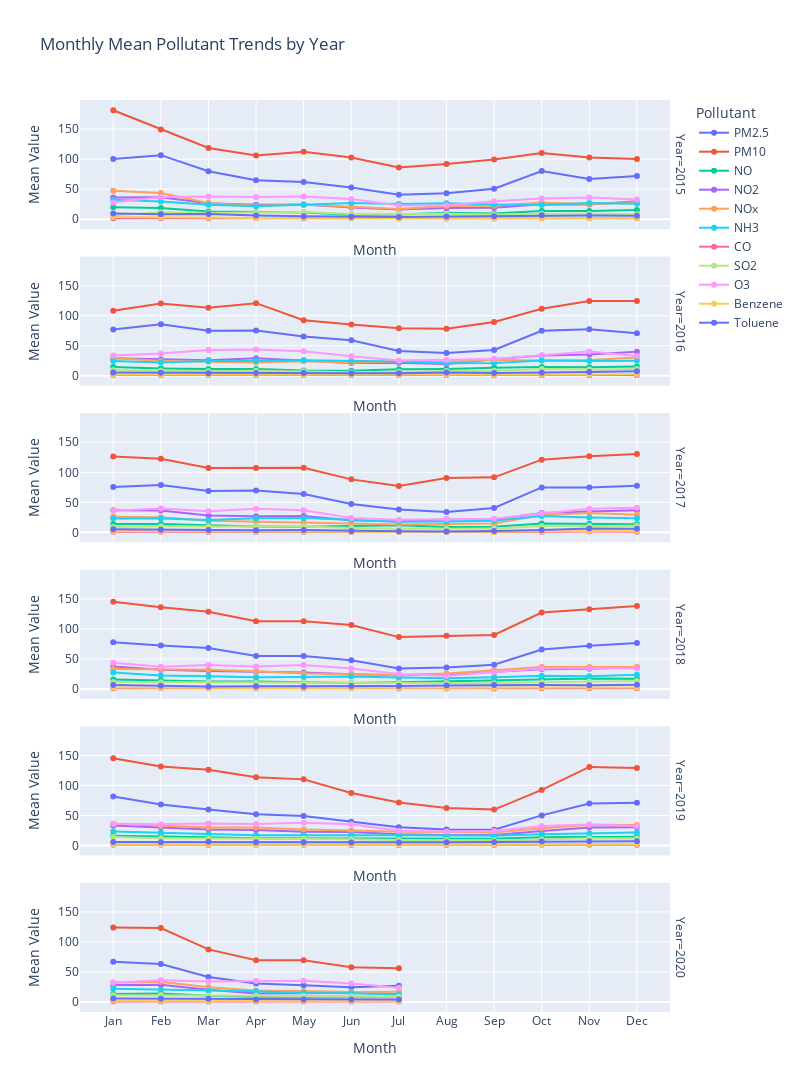

The notebook cell this image was saved under:
### Code cell
city_day["Year"] = city_day["Date"].dt.year
city_day["Month_Num"] = city_day["Date"].dt.month
city_day["Month_Name"] = city_day["Date"].dt.strftime("%b")

monthly_data = (
    city_day.groupby(["Year", "Month_Num", "Month_Name"])[pollutant_columns_without_xyl]
    .mean(numeric_only=True)
    .reset_index()
)

monthly_long = monthly_data.melt(
    id_vars=["Year", "Month_Num", "Month_Name"],
    value_vars=pollutant_columns_without_xyl,
    var_name="Pollutant",
    value_name="Mean_Value",
)


fig = px.line(
    monthly_long,
    x="Month_Name",
    y="Mean_Value",
    color="Pollutant",
    markers=True,
    facet_row="Year",
    category_orders={
        "Month_Name": [
            "Jan",
            "Feb",
            "Mar",
            "Apr",
            "May",
            "Jun",
            "Jul",
            "Aug",
            "Sep",
            "Oct",
            "Nov",
            "Dec",
        ]
    },
    title="Monthly Mean Pollutant Trends by Year",
)


fig.update_layout(
    height=300 * monthly_long["Year"].nunique(),
    width=800,
    legend_title_text="Pollutant",
)
fig.for_each_yaxis(lambda yaxis: yaxis.update(title="Mean Value"))
fig.for_each_xaxis(lambda xaxis: xaxis.update(title="Month"))

fig.show()

### Figure 1 — Plotly figure (JSON) as saved in the notebook; plotly's stock layout.template omitted (floating-point values rounded to 4 significant figures)
{"data": [{"hovertemplate": "Pollutant=PM2.5<br>Year=2015<br>Month_Name=%{x}<br>Mean_Value=%{y}<extra></extra>", "legendgroup": "PM2.5", "line": {"color": "#636efa", "dash": "solid"}, "marker": {"symbol": "circle"}, "mode": "lines+markers", "name": "PM2.5", "orientation": "v", "showlegend": true, "type": "scatter", "x": ["Jan", "Feb", "Mar", "Apr", "May", "Jun", "Jul", "Aug", "Sep", "Oct", "Nov", "Dec"], "xaxis": "x6", "y": [100.3, 106.7, 79.86, 64.95, 61.99, 52.79, 40.91, 43.36, 50.88, 80.26, 67.12, 71.93], "yaxis": "y6"}, {"hovertemplate": "Pollutant=PM2.5<br>Year=2016<br>Month_Name=%{x}<br>Mean_Value=%{y}<extra></extra>", "legendgroup": "PM2.5", "line": {"color": "#636efa", "dash": "solid"}, "marker": {"symbol": "circle"}, "mode": "lines+markers", "name": "PM2.5", "orientation": "v", "showlegend": false, "type": "scatter", "x": ["Jan", "Feb", "Mar", "Apr", "May", "Jun", "Jul", "Aug", "Sep", "Oct", "Nov", "Dec"], "xaxis": "x5", "y": [77.19, 85.94, 75.04, 75.26, 65.32, 59.09, 41.27, 37.77, 43.02, 75.09, 77.49, 70.87], "yaxis": "y5"}, {"hovertemplate": "Pollutant=PM2.5<br>Year=2017<br>Month_Name=%{x}<br>Mean_Value=%{y}<extra></extra>", "legendgroup": "PM2.5", "line": {"color": "#636efa", "dash": "solid"}, "marker": {"symbol": "circle"}, "mode": "lines+markers", "name": "PM2.5", "orientation": "v", "showlegend": false, "type": "scatter", "x": ["Jan", "Feb", "Mar", "Apr", "May", "Jun", "Jul", "Aug", "Sep", "Oct", "Nov", "Dec"], "xaxis": "x4", "y": [75.66, 78.83, 68.69, 69.8, 63.81, 47.18, 38.14, 33.95, 40.62, 74.86, 74.54, 77.56], "yaxis": "y4"}, {"hovertemplate": "Pollutant=PM2.5<br>Year=2018<br>Month_Name=%{x}<br>Mean_Value=%{y}<extra></extra>", "legendgroup": "PM2.5", "line": {"color": "#636efa", "dash": "solid"}, "marker": {"symbol": "circle"}, "mode": "lines+markers", "name": "PM2.5", "orientation": "v", "showlegend": false, "type": "scatter", "x": ["Jan", "Feb", "Mar", "Apr", "May", "Jun", "Jul", "Aug", "Sep", "Oct", "Nov", "Dec"], "xaxis": "x3", "y": [77.85, 72.26, 68.23, 54.8, 54.83, 47.58, 33.84, 35.59, 40.28, 65.64, 71.75, 76.62], "yaxis": "y3"}, {"hovertemplate": "Pollutant=PM2.5<br>Year=2019<br>Month_Name=%{x}<br>Mean_Value=%{y}<extra></extra>", "legendgroup": "PM2.5", "line": {"color": "#636efa", "dash": "solid"}, "marker": {"symbol": "circle"}, "mode": "lines+markers", "name": "PM2.5", "orientation": "v", "showlegend": false, "type": "scatter", "x": ["Jan", "Feb", "Mar", "Apr", "May", "Jun", "Jul", "Aug", "Sep", "Oct", "Nov", "Dec"], "xaxis": "x2", "y": [81.68, 68.16, 59.89, 51.83, 49.22, 39.42, 30.39, 26.48, 26.23, 50.09, 69.84, 71.04], "yaxis": "y2"}, {"hovertemplate": "Pollutant=PM2.5<br>Year=2020<br>Month_Name=%{x}<br>Mean_Value=%{y}<extra></extra>", "legendgroup": "PM2.5", "line": {"color": "#636efa", "dash": "solid"}, "marker": {"symbol": "circle"}, "mode": "lines+markers", "name": "PM2.5", "orientation": "v", "showlegend": false, "type": "scatter", "x": ["Jan", "Feb", "Mar", "Apr", "May", "Jun", "Jul"], "xaxis": "x", "y": [67.27, 63.42, 41.63, 31.0, 27.88, 24.53, 26.97], "yaxis": "y"}, {"hovertemplate": "Pollutant=PM10<br>Year=2015<br>Month_Name=%{x}<br>Mean_Value=%{y}<extra></extra>", "legendgroup": "PM10", "line": {"color": "#EF553B", "dash": "solid"}, "marker": {"symbol": "circle"}, "mode": "lines+markers", "name": "PM10", "orientation": "v", "showlegend": true, "type": "scatter", "x": ["Jan", "Feb", "Mar", "Apr", "May", "Jun", "Jul", "Aug", "Sep", "Oct", "Nov", "Dec"], "xaxis": "x6", "y": [181.5, 149.4, 118.5, 106.0, 112.2, 103.0, 86.01, 92.12, 99.45, 110.4, 102.7, 100.3], "yaxis": "y6"}, {"hovertemplate": "Pollutant=PM10<br>Year=2016<br>Month_Name=%{x}<br>Mean_Value=%{y}<extra></extra>", "legendgroup": "PM10", "line": {"color": "#EF553B", "dash": "solid"}, "marker": {"symbol": "circle"}, "mode": "lines+markers", "name": "PM10", "orientation": "v", "showlegend": false, "type": "scatter", "x": ["Jan", "Feb", "Mar", "Apr", "May", "Jun", "Jul", "Aug", "Sep", "Oct", "Nov", "Dec"], "xaxis": "x5", "y": [108.3, 120.4, 113.4, 120.9, 92.4, 85.23, 79.32, 78.28, 89.73, 111.7, 124.3, 124.4], "yaxis": "y5"}, {"hovertemplate": "Pollutant=PM10<br>Year=2017<br>Month_Name=%{x}<br>Mean_Value=%{y}<extra></extra>", "legendgroup": "PM10", "line": {"color": "#EF553B", "dash": "solid"}, "marker": {"symbol": "circle"}, "mode": "lines+markers", "name": "PM10", "orientation": "v", "showlegend": false, "type": "scatter", "x": ["Jan", "Feb", "Mar", "Apr", "May", "Jun", "Jul", "Aug", "Sep", "Oct", "Nov", "Dec"], "xaxis": "x4", "y": [126.4, 122.4, 107.1, 107.1, 107.4, 88.23, 77.05, 90.66, 91.62, 121.1, 126.7, 130.6], "yaxis": "y4"}, {"hovertemplate": "Pollutant=PM10<br>Year=2018<br>Month_Name=%{x}<br>Mean_Value=%{y}<extra></extra>", "legendgroup": "PM10", "line": {"color": "#EF553B", "dash": "solid"}, "marker": {"symbol": "circle"}, "mode": "lines+markers", "name": "PM10", "orientation": "v", "showlegend": false, "type": "scatter", "x": ["Jan", "Feb", "Mar", "Apr", "May", "Jun", "Jul", "Aug", "Sep", "Oct", "Nov", "Dec"], "xaxis": "x3", "y": [145.3, 136.0, 128.6, 112.7, 112.7, 106.3, 86.25, 88.44, 89.75, 127.1, 132.6, 138.1], "yaxis": "y3"}, {"hovertemplate": "Pollutant=PM10<br>Year=2019<br>Month_Name=%{x}<br>Mean_Value=%{y}<extra></extra>", "legendgroup": "PM10", "line": {"color": "#EF553B", "dash": "solid"}, "marker": {"symbol": "circle"}, "mode": "lines+markers", "name": "PM10", "orientation": "v", "showlegend": false, "type": "scatter", "x": ["Jan", "Feb", "Mar", "Apr", "May", "Jun", "Jul", "Aug", "Sep", "Oct", "Nov", "Dec"], "xaxis": "x2", "y": [145.2, 131.5, 126.1, 113.6, 110.1, 87.49, 71.64, 62.45, 59.77, 92.55, 130.8, 128.8], "yaxis": "y2"}, {"hovertemplate": "Pollutant=PM10<br>Year=2020<br>Month_Name=%{x}<br>Mean_Value=%{y}<extra></extra>", "legendgroup": "PM10", "line": {"color": "#EF553B", "dash": "solid"}, "marker": {"symbol": "circle"}, "mode": "lines+markers", "name": "PM10", "orientation": "v", "showlegend": false, "type": "scatter", "x": ["Jan", "Feb", "Mar", "Apr", "May", "Jun", "Jul"], "xaxis": "x", "y": [124.1, 123.3, 87.65, 69.59, 69.58, 57.86, 56.12], "yaxis": "y"}, {"hovertemplate": "Pollutant=NO<br>Year=2015<br>Month_Name=%{x}<br>Mean_Value=%{y}<extra></extra>", "legendgroup": "NO", "line": {"color": "#00cc96", "dash": "solid"}, "marker": {"symbol": "circle"}, "mode": "lines+markers", "name": "NO", "orientation": "v", "showlegend": true, "type": "scatter", "x": ["Jan", "Feb", "Mar", "Apr", "May", "Jun", "Jul", "Aug", "Sep", "Oct", "Nov", "Dec"], "xaxis": "x6", "y": [19.83, 18.56, 12.86, 11.79, 11.07, 7.679, 7.775, 10.6, 9.546, 13.72, 13.55, 15.43], "yaxis": "y6"}, {"hovertemplate": "Pollutant=NO<br>Year=2016<br>Month_Name=%{x}<br>Mean_Value=%{y}<extra></extra>", "legendgroup": "NO", "line": {"color": "#00cc96", "dash": "solid"}, "marker": {"symbol": "circle"}, "mode": "lines+markers", "name": "NO", "orientation": "v", "showlegend": false, "type": "scatter", "x": ["Jan", "Feb", "Mar", "Apr", "May", "Jun", "Jul", "Aug", "Sep", "Oct", "Nov", "Dec"], "xaxis": "x5", "y": [14.48, 12.19, 11.27, 11.37, 8.64, 8.463, 10.89, 11.32, 13.32, 14.78, 14.13, 15.59], "yaxis": "y5"}, {"hovertemplate": "Pollutant=NO<br>Year=2017<br>Month_Name=%{x}<br>Mean_Value=%{y}<extra></extra>", "legendgroup": "NO", "line": {"color": "#00cc96", "dash": "solid"}, "marker": {"symbol": "circle"}, "mode": "lines+markers", "name": "NO", "orientation": "v", "showlegend": false, "type": "scatter", "x": ["Jan", "Feb", "Mar", "Apr", "May", "Jun", "Jul", "Aug", "Sep", "Oct", "Nov", "Dec"], "xaxis": "x4", "y": [14.11, 14.11, 11.65, 9.918, 9.493, 10.79, 11.77, 8.81, 9.347, 14.92, 14.32, 13.6], "yaxis": "y4"}, {"hovertemplate": "Pollutant=NO<br>Year=2018<br>Month_Name=%{x}<br>Mean_Value=%{y}<extra></extra>", "legendgroup": "NO", "line": {"color": "#00cc96", "dash": "solid"}, "marker": {"symbol": "circle"}, "mode": "lines+markers", "name": "NO", "orientation": "v", "showlegend": false, "type": "scatter", "x": ["Jan", "Feb", "Mar", "Apr", "May", "Jun", "Jul", "Aug", "Sep", "Oct", "Nov", "Dec"], "xaxis": "x3", "y": [15.48, 13.91, 12.22, 12.31, 11.18, 9.954, 11.21, 12.61, 13.9, 15.83, 17.3, 16.75], "yaxis": "y3"}, {"hovertemplate": "Pollutant=NO<br>Year=2019<br>Month_Name=%{x}<br>Mean_Value=%{y}<extra></extra>", "legendgroup": "NO", "line": {"color": "#00cc96", "dash": "solid"}, "marker": {"symbol": "circle"}, "mode": "lines+markers", "name": "NO", "orientation": "v", "showlegend": false, "type": "scatter", "x": ["Jan", "Feb", "Mar", "Apr", "May", "Jun", "Jul", "Aug", "Sep", "Oct", "Nov", "Dec"], "xaxis": "x2", "y": [16.02, 15.16, 13.5, 12.22, 12.13, 11.15, 11.67, 11.48, 11.04, 13.67, 14.51, 14.4], "yaxis": "y2"}, {"hovertemplate": "Pollutant=NO<br>Year=2020<br>Month_Name=%{x}<br>Mean_Value=%{y}<extra></extra>", "legendgroup": "NO", "line": {"color": "#00cc96", "dash": "solid"}, "marker": {"symbol": "circle"}, "mode": "lines+markers", "name": "NO", "orientation": "v", "showlegend": false, "type": "scatter", "x": ["Jan", "Feb", "Mar", "Apr", "May", "Jun", "Jul"], "xaxis": "x", "y": [13.57, 14.33, 10.41, 8.962, 8.776, 9.124, 8.893], "yaxis": "y"}, {"hovertemplate": "Pollutant=NO2<br>Year=2015<br>Month_Name=%{x}<br>Mean_Value=%{y}<extra></extra>", "legendgroup": "NO2", "line": {"color": "#ab63fa", "dash": "solid"}, "marker": {"symbol": "circle"}, "mode": "lines+markers", "name": "NO2", "orientation": "v", "showlegend": true, "type": "scatter", "x": ["Jan", "Feb", "Mar", "Apr", "May", "Jun", "Jul", "Aug", "Sep", "Oct", "Nov", "Dec"], "xaxis": "x6", "y": [36.32, 36.78, 26.68, 24.06, 24.71, 19.52, 16.11, 18.7, 19.19, 25.03, 24.72, 29.77], "yaxis": "y6"}, {"hovertemplate": "Pollutant=NO2<br>Year=2016<br>Month_Name=%{x}<br>Mean_Value=%{y}<extra></extra>", "legendgroup": "NO2", "line": {"color": "#ab63fa", "dash": "solid"}, "marker": {"symbol": "circle"}, "mode": "lines+markers", "name": "NO2", "orientation": "v", "showlegend": false, "type": "scatter", "x": ["Jan", "Feb", "Mar", "Apr", "May", "Jun", "Jul", "Aug", "Sep", "Oct", "Nov", "Dec"], "xaxis": "x5", "y": [29.2, 27.31, 25.94, 29.17, 25.64, 21.31, 21.75, 19.7, 27.47, 33.7, 35.66, 39.89], "yaxis": "y5"}, {"hovertemplate": "Pollutant=NO2<br>Year=2017<br>Month_Name=%{x}<br>Mean_Value=%{y}<extra></extra>", "legendgroup": "NO2", "line": {"color": "#ab63fa", "dash": "solid"}, "marker": {"symbol": "circle"}, "mode": "lines+markers", "name": "NO2", "orientation": "v", "showlegend": false, "type": "scatter", "x": ["Jan", "Feb", "Mar", "Apr", "May", "Jun", "Jul", "Aug", "Sep", "Oct", "Nov", "Dec"], "xaxis": "x4", "y": [36.78, 36.31, 27.92, 26.66, 27.43, 20.19, 18.05, 21.88, 21.33, 32.37, 34.76, 36.6], "yaxis": "y4"}, {"hovertemplate": "Pollutant=NO2<br>Year=2018<br>Month_Name=%{x}<br>Mean_Value=%{y}<extra></extra>", "legendgroup": "NO2", "line": {"color": "#ab63fa", "dash": "solid"}, "marker": {"symbol": "circle"}, "mode": "lines+markers", "name": "NO2", "orientation": "v", "showlegend": false, "type": "scatter", "x": ["Jan", "Feb", "Mar", "Apr", "May", "Jun", "Jul", "Aug", "Sep", "Oct", "Nov", "Dec"], "xaxis": "x3", "y": [37.41, 31.91, 29.92, 28.68, 27.27, 24.34, 22.93, 24.1, 28.09, 32.74, 33.64, 35.89], "yaxis": "y3"}, {"hovertemplate": "Pollutant=NO2<br>Year=2019<br>Month_Name=%{x}<br>Mean_Value=%{y}<extra></extra>", "legendgroup": "NO2", "line": {"color": "#ab63fa", "dash": "solid"}, "marker": {"symbol": "circle"}, "mode": "lines+markers", "name": "NO2", "orientation": "v", "showlegend": false, "type": "scatter", "x": ["Jan", "Feb", "Mar", "Apr", "May", "Jun", "Jul", "Aug", "Sep", "Oct", "Nov", "Dec"], "xaxis": "x2", "y": [33.23, 30.15, 26.41, 25.93, 22.73, 22.53, 18.67, 17.65, 17.6, 24.01, 29.9, 30.47], "yaxis": "y2"}, {"hovertemplate": "Pollutant=NO2<br>Year=2020<br>Month_Name=%{x}<br>Mean_Value=%{y}<extra></extra>", "legendgroup": "NO2", "line": {"color": "#ab63fa", "dash": "solid"}, "marker": {"symbol": "circle"}, "mode": "lines+markers", "name": "NO2", "orientation": "v", "showlegend": false, "type": "scatter", "x": ["Jan", "Feb", "Mar", "Apr", "May", "Jun", "Jul"], "xaxis": "x", "y": [28.48, 28.87, 20.44, 14.26, 14.79, 15.55, 13.19], "yaxis": "y"}, {"hovertemplate": "Pollutant=NOx<br>Year=2015<br>Month_Name=%{x}<br>Mean_Value=%{y}<extra></extra>", "legendgroup": "NOx", "line": {"color": "#FFA15A", "dash": "solid"}, "marker": {"symbol": "circle"}, "mode": "lines+markers", "name": "NOx", "orientation": "v", "showlegend": true, "type": "scatter", "x": ["Jan", "Feb", "Mar", "Apr", "May", "Jun", "Jul", "Aug", "Sep", "Oct", "Nov", "Dec"], "xaxis": "x6", "y": [47.49, 43.57, 27.23, 22.66, 24.49, 20.19, 17.06, 21.84, 22.38, 27.98, 24.88, 28.19], "yaxis": "y6"}, {"hovertemplate": "Pollutant=NOx<br>Year=2016<br>Month_Name=%{x}<br>Mean_Value=%{y}<extra></extra>", "legendgroup": "NOx", "line": {"color": "#FFA15A", "dash": "solid"}, "marker": {"symbol": "circle"}, "mode": "lines+markers", "name": "NOx", "orientation": "v", "showlegend": false, "type": "scatter", "x": ["Jan", "Feb", "Mar", "Apr", "May", "Jun", "Jul", "Aug", "Sep", "Oct", "Nov", "Dec"], "xaxis": "x5", "y": [29.45, 24.73, 23.41, 22.23, 24.11, 22.16, 23.6, 23.57, 26.27, 25.44, 26.13, 30.4], "yaxis": "y5"}, {"hovertemplate": "Pollutant=NOx<br>Year=2017<br>Month_Name=%{x}<br>Mean_Value=%{y}<extra></extra>", "legendgroup": "NOx", "line": {"color": "#FFA15A", "dash": "solid"}, "marker": {"symbol": "circle"}, "mode": "lines+markers", "name": "NOx", "orientation": "v", "showlegend": false, "type": "scatter", "x": ["Jan", "Feb", "Mar", "Apr", "May", "Jun", "Jul", "Aug", "Sep", "Oct", "Nov", "Dec"], "xaxis": "x4", "y": [25.82, 25.34, 19.32, 18.01, 17.05, 14.63, 13.19, 13.92, 14.8, 28.93, 32.31, 29.18], "yaxis": "y4"}, {"hovertemplate": "Pollutant=NOx<br>Year=2018<br>Month_Name=%{x}<br>Mean_Value=%{y}<extra></extra>", "legendgroup": "NOx", "line": {"color": "#FFA15A", "dash": "solid"}, "marker": {"symbol": "circle"}, "mode": "lines+markers", "name": "NOx", "orientation": "v", "showlegend": false, "type": "scatter", "x": ["Jan", "Feb", "Mar", "Apr", "May", "Jun", "Jul", "Aug", "Sep", "Oct", "Nov", "Dec"], "xaxis": "x3", "y": [32.96, 32.95, 32.1, 29.26, 25.8, 24.24, 23.3, 25.55, 31.28, 36.66, 36.53, 36.68], "yaxis": "y3"}, {"hovertemplate": "Pollutant=NOx<br>Year=2019<br>Month_Name=%{x}<br>Mean_Value=%{y}<extra></extra>", "legendgroup": "NOx", "line": {"color": "#FFA15A", "dash": "solid"}, "marker": {"symbol": "circle"}, "mode": "lines+markers", "name": "NOx", "orientation": "v", "showlegend": false, "type": "scatter", "x": ["Jan", "Feb", "Mar", "Apr", "May", "Jun", "Jul", "Aug", "Sep", "Oct", "Nov", "Dec"], "xaxis": "x2", "y": [36.36, 32.57, 30.0, 30.14, 26.4, 25.12, 22.92, 22.48, 21.8, 28.53, 34.72, 34.24], "yaxis": "y2"}, {"hovertemplate": "Pollutant=NOx<br>Year=2020<br>Month_Name=%{x}<br>Mean_Value=%{y}<extra></extra>", "legendgroup": "NOx", "line": {"color": "#FFA15A", "dash": "solid"}, "marker": {"symbol": "circle"}, "mode": "lines+markers", "name": "NOx", "orientation": "v", "showlegend": false, "type": "scatter", "x": ["Jan", "Feb", "Mar", "Apr", "May", "Jun", "Jul"], "xaxis": "x", "y": [32.4, 33.74, 24.52, 19.02, 18.45, 16.91, 17.23], "yaxis": "y"}, {"hovertemplate": "Pollutant=NH3<br>Year=2015<br>Month_Name=%{x}<br>Mean_Value=%{y}<extra></extra>", "legendgroup": "NH3", "line": {"color": "#19d3f3", "dash": "solid"}, "marker": {"symbol": "circle"}, "mode": "lines+markers", "name": "NH3", "orientation": "v", "showlegend": true, "type": "scatter", "x": ["Jan", "Feb", "Mar", "Apr", "May", "Jun", "Jul", "Aug", "Sep", "Oct", "Nov", "Dec"], "xaxis": "x6", "y": [32.41, 29.34, 24.22, 21.58, 24.26, 27.11, 25.52, 26.73, 24.43, 23.79, 27.06, 25.96], "yaxis": "y6"}, {"hovertemplate": "Pollutant=NH3<br>Year=2016<br>Month_Name=%{x}<br>Mean_Value=%{y}<extra></extra>", "legendgroup": "NH3", "line": {"color": "#19d3f3", "dash": "solid"}, "marker": {"symbol": "circle"}, "mode": "lines+markers", "name": "NH3", "orientation": "v", "showlegend": false, "type": "scatter", "x": ["Jan", "Feb", "Mar", "Apr", "May", "Jun", "Jul", "Aug", "Sep", "Oct", "Nov", "Dec"], "xaxis": "x5", "y": [24.46, 22.04, 24.62, 24.44, 25.99, 24.62, 23.73, 20.91, 21.21, 25.67, 24.59, 25.24], "yaxis": "y5"}, {"hovertemplate": "Pollutant=NH3<br>Year=2017<br>Month_Name=%{x}<br>Mean_Value=%{y}<extra></extra>", "legendgroup": "NH3", "line": {"color": "#19d3f3", "dash": "solid"}, "marker": {"symbol": "circle"}, "mode": "lines+markers", "name": "NH3", "orientation": "v", "showlegend": false, "type": "scatter", "x": ["Jan", "Feb", "Mar", "Apr", "May", "Jun", "Jul", "Aug", "Sep", "Oct", "Nov", "Dec"], "xaxis": "x4", "y": [23.04, 23.09, 20.71, 23.39, 23.88, 21.18, 17.51, 17.88, 19.17, 27.28, 24.62, 23.52], "yaxis": "y4"}, {"hovertemplate": "Pollutant=NH3<br>Year=2018<br>Month_Name=%{x}<br>Mean_Value=%{y}<extra></extra>", "legendgroup": "NH3", "line": {"color": "#19d3f3", "dash": "solid"}, "marker": {"symbol": "circle"}, "mode": "lines+markers", "name": "NH3", "orientation": "v", "showlegend": false, "type": "scatter", "x": ["Jan", "Feb", "Mar", "Apr", "May", "Jun", "Jul", "Aug", "Sep", "Oct", "Nov", "Dec"], "xaxis": "x3", "y": [27.18, 22.37, 21.12, 19.59, 19.89, 20.71, 18.81, 17.73, 19.35, 21.91, 21.11, 23.44], "yaxis": "y3"}, {"hovertemplate": "Pollutant=NH3<br>Year=2019<br>Month_Name=%{x}<br>Mean_Value=%{y}<extra></extra>", "legendgroup": "NH3", "line": {"color": "#19d3f3", "dash": "solid"}, "marker": {"symbol": "circle"}, "mode": "lines+markers", "name": "NH3", "orientation": "v", "showlegend": false, "type": "scatter", "x": ["Jan", "Feb", "Mar", "Apr", "May", "Jun", "Jul", "Aug", "Sep", "Oct", "Nov", "Dec"], "xaxis": "x2", "y": [23.23, 21.48, 19.27, 16.83, 16.91, 17.31, 17.0, 16.69, 16.07, 18.69, 19.84, 21.65], "yaxis": "y2"}, {"hovertemplate": "Pollutant=NH3<br>Year=2020<br>Month_Name=%{x}<br>Mean_Value=%{y}<extra></extra>", "legendgroup": "NH3", "line": {"color": "#19d3f3", "dash": "solid"}, "marker": {"symbol": "circle"}, "mode": "lines+markers", "name": "NH3", "orientation": "v", "showlegend": false, "type": "scatter", "x": ["Jan", "Feb", "Mar", "Apr", "May", "Jun", "Jul"], "xaxis": "x", "y": [22.0, 20.61, 18.83, 17.86, 15.16, 14.43, 12.36], "yaxis": "y"}, {"hovertemplate": "Pollutant=CO<br>Year=2015<br>Month_Name=%{x}<br>Mean_Value=%{y}<extra></extra>", "legendgroup": "CO", "line": {"color": "#FF6692", "dash": "solid"}, "marker": {"symbol": "circle"}, "mode": "lines+markers", "name": "CO", "orientation": "v", "showlegend": true, "type": "scatter", "x": ["Jan", "Feb", "Mar", "Apr", "May", "Jun", "Jul", "Aug", "Sep", "Oct", "Nov", "Dec"], "xaxis": "x6", "y": [1.48, 1.525, 1.576, 1.484, 1.534, 1.531, 1.373, 1.303, 1.337, 1.529, 1.573, 1.593], "yaxis": "y6"}, {"hovertemplate": "Pollutant=CO<br>Year=2016<br>Month_Name=%{x}<br>Mean_Value=%{y}<extra></extra>", "legendgroup": "CO", "line": {"color": "#FF6692", "dash": "solid"}, "marker": {"symbol": "circle"}, "mode": "lines+markers", "name": "CO", "orientation": "v", "showlegend": false, "type": "scatter", "x": ["Jan", "Feb", "Mar", "Apr", "May", "Jun", "Jul", "Aug", "Sep", "Oct", "Nov", "Dec"], "xaxis": "x5", "y": [1.477, 1.398, 1.246, 1.242, 1.125, 1.15, 1.183, 1.123, 0.991, 1.038, 1.076, 1.162], "yaxis": "y5"}, {"hovertemplate": "Pollutant=CO<br>Year=2017<br>Month_Name=%{x}<br>Mean_Value=%{y}<extra></extra>", "legendgroup": "CO", "line": {"color": "#FF6692", "dash": "solid"}, "marker": {"symbol": "circle"}, "mode": "lines+markers", "name": "CO", "orientation": "v", "showlegend": false, "type": "scatter", "x": ["Jan", "Feb", "Mar", "Apr", "May", "Jun", "Jul", "Aug", "Sep", "Oct", "Nov", "Dec"], "xaxis": "x4", "y": [0.9898, 0.8465, 0.6451, 0.5897, 0.4705, 0.4139, 0.4869, 0.714, 0.6377, 0.7631, 1.233, 1.124], "yaxis": "y4"}, {"hovertemplate": "Pollutant=CO<br>Year=2018<br>Month_Name=%{x}<br>Mean_Value=%{y}<extra></extra>", "legendgroup": "CO", "line": {"color": "#FF6692", "dash": "solid"}, "marker": {"symbol": "circle"}, "mode": "lines+markers", "name": "CO", "orientation": "v", "showlegend": false, "type": "scatter", "x": ["Jan", "Feb", "Mar", "Apr", "May", "Jun", "Jul", "Aug", "Sep", "Oct", "Nov", "Dec"], "xaxis": "x3", "y": [1.14, 1.068, 1.033, 0.9898, 0.9824, 0.9966, 0.8482, 0.8366, 0.8838, 1.091, 1.2, 1.287], "yaxis": "y3"}, {"hovertemplate": "Pollutant=CO<br>Year=2019<br>Month_Name=%{x}<br>Mean_Value=%{y}<extra></extra>", "legendgroup": "CO", "line": {"color": "#FF6692", "dash": "solid"}, "marker": {"symbol": "circle"}, "mode": "lines+markers", "name": "CO", "orientation": "v", "showlegend": false, "type": "scatter", "x": ["Jan", "Feb", "Mar", "Apr", "May", "Jun", "Jul", "Aug", "Sep", "Oct", "Nov", "Dec"], "xaxis": "x2", "y": [1.161, 1.058, 0.9718, 1.022, 1.011, 0.8487, 0.8623, 0.9403, 0.9225, 1.031, 1.067, 1.123], "yaxis": "y2"}, {"hovertemplate": "Pollutant=CO<br>Year=2020<br>Month_Name=%{x}<br>Mean_Value=%{y}<extra></extra>", "legendgroup": "CO", "line": {"color": "#FF6692", "dash": "solid"}, "marker": {"symbol": "circle"}, "mode": "lines+markers", "name": "CO", "orientation": "v", "showlegend": false, "type": "scatter", "x": ["Jan", "Feb", "Mar", "Apr", "May", "Jun", "Jul"], "xaxis": "x", "y": [1.075, 0.9936, 0.8414, 0.7353, 0.7102, 0.7213, 0.7467], "yaxis": "y"}, {"hovertemplate": "Pollutant=SO2<br>Year=2015<br>Month_Name=%{x}<br>Mean_Value=%{y}<extra></extra>", "legendgroup": "SO2", "line": {"color": "#B6E880", "dash": "solid"}, "marker": {"symbol": "circle"}, "mode": "lines+markers", "name": "SO2", "orientation": "v", "showlegend": true, "type": "scatter", "x": ["Jan", "Feb", "Mar", "Apr", "May", "Jun", "Jul", "Aug", "Sep", "Oct", "Nov", "Dec"], "xaxis": "x6", "y": [6.436, 11.5, 10.36, 11.34, 12.09, 8.583, 9.064, 8.941, 7.688, 9.183, 9.255, 8.276], "yaxis": "y6"}, {"hovertemplate": "Pollutant=SO2<br>Year=2016<br>Month_Name=%{x}<br>Mean_Value=%{y}<extra></extra>", "legendgroup": "SO2", "line": {"color": "#B6E880", "dash": "solid"}, "marker": {"symbol": "circle"}, "mode": "lines+markers", "name": "SO2", "orientation": "v", "showlegend": false, "type": "scatter", "x": ["Jan", "Feb", "Mar", "Apr", "May", "Jun", "Jul", "Aug", "Sep", "Oct", "Nov", "Dec"], "xaxis": "x5", "y": [9.491, 8.25, 7.674, 8.472, 7.565, 5.913, 6.799, 7.803, 8.469, 11.35, 10.46, 11.19], "yaxis": "y5"}, {"hovertemplate": "Pollutant=SO2<br>Year=2017<br>Month_Name=%{x}<br>Mean_Value=%{y}<extra></extra>", "legendgroup": "SO2", "line": {"color": "#B6E880", "dash": "solid"}, "marker": {"symbol": "circle"}, "mode": "lines+markers", "name": "SO2", "orientation": "v", "showlegend": false, "type": "scatter", "x": ["Jan", "Feb", "Mar", "Apr", "May", "Jun", "Jul", "Aug", "Sep", "Oct", "Nov", "Dec"], "xaxis": "x4", "y": [9.063, 10.34, 9.902, 10.35, 9.682, 7.08, 5.94, 6.187, 6.476, 9.986, 10.81, 11.05], "yaxis": "y4"}, {"hovertemplate": "Pollutant=SO2<br>Year=2018<br>Month_Name=%{x}<br>Mean_Value=%{y}<extra></extra>", "legendgroup": "SO2", "line": {"color": "#B6E880", "dash": "solid"}, "marker": {"symbol": "circle"}, "mode": "lines+markers", "name": "SO2", "orientation": "v", "showlegend": false, "type": "scatter", "x": ["Jan", "Feb", "Mar", "Apr", "May", "Jun", "Jul", "Aug", "Sep", "Oct", "Nov", "Dec"], "xaxis": "x3", "y": [11.38, 11.07, 11.47, 10.22, 10.56, 9.835, 10.08, 9.947, 9.422, 11.25, 12.43, 13.03], "yaxis": "y3"}, {"hovertemplate": "Pollutant=SO2<br>Year=2019<br>Month_Name=%{x}<br>Mean_Value=%{y}<extra></extra>", "legendgroup": "SO2", "line": {"color": "#B6E880", "dash": "solid"}, "marker": {"symbol": "circle"}, "mode": "lines+markers", "name": "SO2", "orientation": "v", "showlegend": false, "type": "scatter", "x": ["Jan", "Feb", "Mar", "Apr", "May", "Jun", "Jul", "Aug", "Sep", "Oct", "Nov", "Dec"], "xaxis": "x2", "y": [14.18, 12.08, 11.62, 11.31, 11.66, 10.56, 9.1, 8.937, 8.806, 9.92, 11.86, 11.41], "yaxis": "y2"}, {"hovertemplate": "Pollutant=SO2<br>Year=2020<br>Month_Name=%{x}<br>Mean_Value=%{y}<extra></extra>", "legendgroup": "SO2", "line": {"color": "#B6E880", "dash": "solid"}, "marker": {"symbol": "circle"}, "mode": "lines+markers", "name": "SO2", "orientation": "v", "showlegend": false, "type": "scatter", "x": ["Jan", "Feb", "Mar", "Apr", "May", "Jun", "Jul"], "xaxis": "x", "y": [11.1, 11.55, 10.85, 10.3, 10.05, 9.77, 8.694], "yaxis": "y"}, {"hovertemplate": "Pollutant=O3<br>Year=2015<br>Month_Name=%{x}<br>Mean_Value=%{y}<extra></extra>", "legendgroup": "O3", "line": {"color": "#FF97FF", "dash": "solid"}, "marker": {"symbol": "circle"}, "mode": "lines+markers", "name": "O3", "orientation": "v", "showlegend": true, "type": "scatter", "x": ["Jan", "Feb", "Mar", "Apr", "May", "Jun", "Jul", "Aug", "Sep", "Oct", "Nov", "Dec"], "xaxis": "x6", "y": [28.05, 37.01, 38.0, 36.97, 37.78, 33.68, 22.86, 23.42, 30.02, 34.37, 36.23, 33.01], "yaxis": "y6"}, {"hovertemplate": "Pollutant=O3<br>Year=2016<br>Month_Name=%{x}<br>Mean_Value=%{y}<extra></extra>", "legendgroup": "O3", "line": {"color": "#FF97FF", "dash": "solid"}, "marker": {"symbol": "circle"}, "mode": "lines+markers", "name": "O3", "orientation": "v", "showlegend": false, "type": "scatter", "x": ["Jan", "Feb", "Mar", "Apr", "May", "Jun", "Jul", "Aug", "Sep", "Oct", "Nov", "Dec"], "xaxis": "x5", "y": [33.66, 37.15, 42.75, 43.85, 40.99, 32.48, 25.27, 26.27, 27.94, 34.4, 40.53, 32.9], "yaxis": "y5"}, {"hovertemplate": "Pollutant=O3<br>Year=2017<br>Month_Name=%{x}<br>Mean_Value=%{y}<extra></extra>", "legendgroup": "O3", "line": {"color": "#FF97FF", "dash": "solid"}, "marker": {"symbol": "circle"}, "mode": "lines+markers", "name": "O3", "orientation": "v", "showlegend": false, "type": "scatter", "x": ["Jan", "Feb", "Mar", "Apr", "May", "Jun", "Jul", "Aug", "Sep", "Oct", "Nov", "Dec"], "xaxis": "x4", "y": [36.06, 39.83, 35.16, 39.26, 36.83, 23.94, 21.15, 22.08, 22.52, 31.24, 39.24, 41.04], "yaxis": "y4"}, {"hovertemplate": "Pollutant=O3<br>Year=2018<br>Month_Name=%{x}<br>Mean_Value=%{y}<extra></extra>", "legendgroup": "O3", "line": {"color": "#FF97FF", "dash": "solid"}, "marker": {"symbol": "circle"}, "mode": "lines+markers", "name": "O3", "orientation": "v", "showlegend": false, "type": "scatter", "x": ["Jan", "Feb", "Mar", "Apr", "May", "Jun", "Jul", "Aug", "Sep", "Oct", "Nov", "Dec"], "xaxis": "x3", "y": [43.71, 36.9, 39.73, 37.19, 39.8, 34.09, 24.98, 21.67, 28.12, 33.85, 34.88, 34.02], "yaxis": "y3"}, {"hovertemplate": "Pollutant=O3<br>Year=2019<br>Month_Name=%{x}<br>Mean_Value=%{y}<extra></extra>", "legendgroup": "O3", "line": {"color": "#FF97FF", "dash": "solid"}, "marker": {"symbol": "circle"}, "mode": "lines+markers", "name": "O3", "orientation": "v", "showlegend": false, "type": "scatter", "x": ["Jan", "Feb", "Mar", "Apr", "May", "Jun", "Jul", "Aug", "Sep", "Oct", "Nov", "Dec"], "xaxis": "x2", "y": [35.97, 35.18, 36.74, 35.77, 37.8, 35.3, 24.55, 23.25, 24.01, 32.28, 34.93, 32.5], "yaxis": "y2"}, {"hovertemplate": "Pollutant=O3<br>Year=2020<br>Month_Name=%{x}<br>Mean_Value=%{y}<extra></extra>", "legendgroup": "O3", "line": {"color": "#FF97FF", "dash": "solid"}, "marker": {"symbol": "circle"}, "mode": "lines+markers", "name": "O3", "orientation": "v", "showlegend": false, "type": "scatter", "x": ["Jan", "Feb", "Mar", "Apr", "May", "Jun", "Jul"], "xaxis": "x", "y": [32.18, 36.28, 34.21, 35.17, 35.41, 30.7, 23.92], "yaxis": "y"}, {"hovertemplate": "Pollutant=Benzene<br>Year=2015<br>Month_Name=%{x}<br>Mean_Value=%{y}<extra></extra>", "legendgroup": "Benzene", "line": {"color": "#FECB52", "dash": "solid"}, "marker": {"symbol": "circle"}, "mode": "lines+markers", "name": "Benzene", "orientation": "v", "showlegend": true, "type": "scatter", "x": ["Jan", "Feb", "Mar", "Apr", "May", "Jun", "Jul", "Aug", "Sep", "Oct", "Nov", "Dec"], "xaxis": "x6", "y": [3.913, 2.913, 3.051, 2.187, 2.659, 1.885, 1.356, 1.65, 1.45, 2.24, 2.087, 1.833], "yaxis": "y6"}, {"hovertemplate": "Pollutant=Benzene<br>Year=2016<br>Month_Name=%{x}<br>Mean_Value=%{y}<extra></extra>", "legendgroup": "Benzene", "line": {"color": "#FECB52", "dash": "solid"}, "marker": {"symbol": "circle"}, "mode": "lines+markers", "name": "Benzene", "orientation": "v", "showlegend": false, "type": "scatter", "x": ["Jan", "Feb", "Mar", "Apr", "May", "Jun", "Jul", "Aug", "Sep", "Oct", "Nov", "Dec"], "xaxis": "x5", "y": [2.049, 2.015, 1.713, 2.048, 1.642, 1.549, 1.65, 2.076, 1.549, 1.75, 2.244, 2.902], "yaxis": "y5"}, {"hovertemplate": "Pollutant=Benzene<br>Year=2017<br>Month_Name=%{x}<br>Mean_Value=%{y}<extra></extra>", "legendgroup": "Benzene", "line": {"color": "#FECB52", "dash": "solid"}, "marker": {"symbol": "circle"}, "mode": "lines+markers", "name": "Benzene", "orientation": "v", "showlegend": false, "type": "scatter", "x": ["Jan", "Feb", "Mar", "Apr", "May", "Jun", "Jul", "Aug", "Sep", "Oct", "Nov", "Dec"], "xaxis": "x4", "y": [2.23, 1.763, 1.474, 1.271, 1.357, 0.8913, 0.7008, 0.7369, 0.7063, 1.332, 2.316, 2.391], "yaxis": "y4"}, {"hovertemplate": "Pollutant=Benzene<br>Year=2018<br>Month_Name=%{x}<br>Mean_Value=%{y}<extra></extra>", "legendgroup": "Benzene", "line": {"color": "#FECB52", "dash": "solid"}, "marker": {"symbol": "circle"}, "mode": "lines+markers", "name": "Benzene", "orientation": "v", "showlegend": false, "type": "scatter", "x": ["Jan", "Feb", "Mar", "Apr", "May", "Jun", "Jul", "Aug", "Sep", "Oct", "Nov", "Dec"], "xaxis": "x3", "y": [2.284, 1.635, 1.58, 1.403, 1.681, 1.587, 1.364, 1.381, 1.852, 2.298, 2.461, 2.407], "yaxis": "y3"}, {"hovertemplate": "Pollutant=Benzene<br>Year=2019<br>Month_Name=%{x}<br>Mean_Value=%{y}<extra></extra>", "legendgroup": "Benzene", "line": {"color": "#FECB52", "dash": "solid"}, "marker": {"symbol": "circle"}, "mode": "lines+markers", "name": "Benzene", "orientation": "v", "showlegend": false, "type": "scatter", "x": ["Jan", "Feb", "Mar", "Apr", "May", "Jun", "Jul", "Aug", "Sep", "Oct", "Nov", "Dec"], "xaxis": "x2", "y": [2.136, 1.697, 1.833, 1.628, 1.549, 1.799, 1.705, 1.617, 1.594, 1.934, 2.344, 2.543], "yaxis": "y2"}, {"hovertemplate": "Pollutant=Benzene<br>Year=2020<br>Month_Name=%{x}<br>Mean_Value=%{y}<extra></extra>", "legendgroup": "Benzene", "line": {"color": "#FECB52", "dash": "solid"}, "marker": {"symbol": "circle"}, "mode": "lines+markers", "name": "Benzene", "orientation": "v", "showlegend": false, "type": "scatter", "x": ["Jan", "Feb", "Mar", "Apr", "May", "Jun", "Jul"], "xaxis": "x", "y": [2.227, 2.052, 2.064, 1.557, 1.525, 1.561, 1.431], "yaxis": "y"}, {"hovertemplate": "Pollutant=Toluene<br>Year=2015<br>Month_Name=%{x}<br>Mean_Value=%{y}<extra></extra>", "legendgroup": "Toluene", "line": {"color": "#636efa", "dash": "solid"}, "marker": {"symbol": "circle"}, "mode": "lines+markers", "name": "Toluene", "orientation": "v", "showlegend": true, "type": "scatter", "x": ["Jan", "Feb", "Mar", "Apr", "May", "Jun", "Jul", "Aug", "Sep", "Oct", "Nov", "Dec"], "xaxis": "x6", "y": [9.519, 8.398, 8.859, 6.116, 5.141, 4.183, 3.611, 4.506, 4.952, 6.433, 6.411, 5.754], "yaxis": "y6"}, {"hovertemplate": "Pollutant=Toluene<br>Year=2016<br>Month_Name=%{x}<br>Mean_Value=%{y}<extra></extra>", "legendgroup": "Toluene", "line": {"color": "#636efa", "dash": "solid"}, "marker": {"symbol": "circle"}, "mode": "lines+markers", "name": "Toluene", "orientation": "v", "showlegend": false, "type": "scatter", "x": ["Jan", "Feb", "Mar", "Apr", "May", "Jun", "Jul", "Aug", "Sep", "Oct", "Nov", "Dec"], "xaxis": "x5", "y": [5.522, 5.193, 4.149, 4.848, 4.502, 4.174, 4.38, 5.58, 4.566, 4.927, 6.285, 7.426], "yaxis": "y5"}, {"hovertemplate": "Pollutant=Toluene<br>Year=2017<br>Month_Name=%{x}<br>Mean_Value=%{y}<extra></extra>", "legendgroup": "Toluene", "line": {"color": "#636efa", "dash": "solid"}, "marker": {"symbol": "circle"}, "mode": "lines+markers", "name": "Toluene", "orientation": "v", "showlegend": false, "type": "scatter", "x": ["Jan", "Feb", "Mar", "Apr", "May", "Jun", "Jul", "Aug", "Sep", "Oct", "Nov", "Dec"], "xaxis": "x4", "y": [5.277, 4.518, 3.814, 3.571, 3.756, 2.309, 1.659, 1.594, 2.079, 4.065, 6.519, 5.992], "yaxis": "y4"}, {"hovertemplate": "Pollutant=Toluene<br>Year=2018<br>Month_Name=%{x}<br>Mean_Value=%{y}<extra></extra>", "legendgroup": "Toluene", "line": {"color": "#636efa", "dash": "solid"}, "marker": {"symbol": "circle"}, "mode": "lines+markers", "name": "Toluene", "orientation": "v", "showlegend": false, "type": "scatter", "x": ["Jan", "Feb", "Mar", "Apr", "May", "Jun", "Jul", "Aug", "Sep", "Oct", "Nov", "Dec"], "xaxis": "x3", "y": [6.456, 5.29, 4.093, 4.36, 4.202, 4.813, 4.884, 5.875, 6.559, 6.62, 6.157, 6.784], "yaxis": "y3"}, {"hovertemplate": "Pollutant=Toluene<br>Year=2019<br>Month_Name=%{x}<br>Mean_Value=%{y}<extra></extra>", "legendgroup": "Toluene", "line": {"color": "#636efa", "dash": "solid"}, "marker": {"symbol": "circle"}, "mode": "lines+markers", "name": "Toluene", "orientation": "v", "showlegend": false, "type": "scatter", "x": ["Jan", "Feb", "Mar", "Apr", "May", "Jun", "Jul", "Aug", "Sep", "Oct", "Nov", "Dec"], "xaxis": "x2", "y": [5.737, 5.521, 6.019, 5.46, 5.19, 4.968, 4.946, 5.402, 5.673, 6.511, 7.142, 6.94], "yaxis": "y2"}, {"hovertemplate": "Pollutant=Toluene<br>Year=2020<br>Month_Name=%{x}<br>Mean_Value=%{y}<extra></extra>", "legendgroup": "Toluene", "line": {"color": "#636efa", "dash": "solid"}, "marker": {"symbol": "circle"}, "mode": "lines+markers", "name": "Toluene", "orientation": "v", "showlegend": false, "type": "scatter", "x": ["Jan", "Feb", "Mar", "Apr", "May", "Jun", "Jul"], "xaxis": "x", "y": [5.782, 5.506, 5.536, 4.237, 4.25, 4.264, 4.319], "yaxis": "y"}], "layout": {"annotations": [{"font": {}, "showarrow": false, "text": "Year=2020", "textangle": 90, "x": 0.98, "xanchor": "left", "xref": "paper", "y": 0.07083, "yanchor": "middle", "yref": "paper"}, {"font": {}, "showarrow": false, "text": "Year=2019", "textangle": 90, "x": 0.98, "xanchor": "left", "xref": "paper", "y": 0.2425, "yanchor": "middle", "yref": "paper"}, {"font": {}, "showarrow": false, "text": "Year=2018", "textangle": 90, "x": 0.98, "xanchor": "left", "xref": "paper", "y": 0.4142, "yanchor": "middle", "yref": "paper"}, {"font": {}, "showarrow": false, "text": "Year=2017", "textangle": 90, "x": 0.98, "xanchor": "left", "xref": "paper", "y": 0.5858, "yanchor": "middle", "yref": "paper"}, {"font": {}, "showarrow": false, "text": "Year=2016", "textangle": 90, "x": 0.98, "xanchor": "left", "xref": "paper", "y": 0.7575, "yanchor": "middle", "yref": "paper"}, {"font": {}, "showarrow": false, "text": "Year=2015", "textangle": 90, "x": 0.98, "xanchor": "left", "xref": "paper", "y": 0.9292, "yanchor": "middle", "yref": "paper"}], "height": 1800, "legend": {"title": {"text": "Pollutant"}, "tracegroupgap": 0}, "title": {"text": "Monthly Mean Pollutant Trends by Year"}, "width": 800, "xaxis": {"anchor": "y", "categoryarray": ["Jan", "Feb", "Mar", "Apr", "May", "Jun", "Jul", "Aug", "Sep", "Oct", "Nov", "Dec"], "categoryorder": "array", "domain": [0, 0.98], "title": {"text": "Month"}}, "xaxis2": {"anchor": "y2", "domain": [0, 0.98], "matches": "x", "showticklabels": false, "title": {"text": "Month"}}, "xaxis3": {"anchor": "y3", "domain": [0, 0.98], "matches": "x", "showticklabels": false, "title": {"text": "Month"}}, "xaxis4": {"anchor": "y4", "domain": [0, 0.98], "matches": "x", "showticklabels": false, "title": {"text": "Month"}}, "xaxis5": {"anchor": "y5", "domain": [0, 0.98], "matches": "x", "showticklabels": false, "title": {"text": "Month"}}, "xaxis6": {"anchor": "y6", "domain": [0, 0.98], "matches": "x", "showticklabels": false, "title": {"text": "Month"}}, "yaxis": {"anchor": "x", "domain": [0, 0.1417], "title": {"text": "Mean Value"}}, "yaxis2": {"anchor": "x2", "domain": [0.1717, 0.3133], "matches": "y", "title": {"text": "Mean Value"}}, "yaxis3": {"anchor": "x3", "domain": [0.3433, 0.485], "matches": "y", "title": {"text": "Mean Value"}}, "yaxis4": {"anchor": "x4", "domain": [0.515, 0.6567], "matches": "y", "title": {"text": "Mean Value"}}, "yaxis5": {"anchor": "x5", "domain": [0.6867, 0.8283], "matches": "y", "title": {"text": "Mean Value"}}, "yaxis6": {"anchor": "x6", "domain": [0.8583, 1], "matches": "y", "title": {"text": "Mean Value"}}}}
